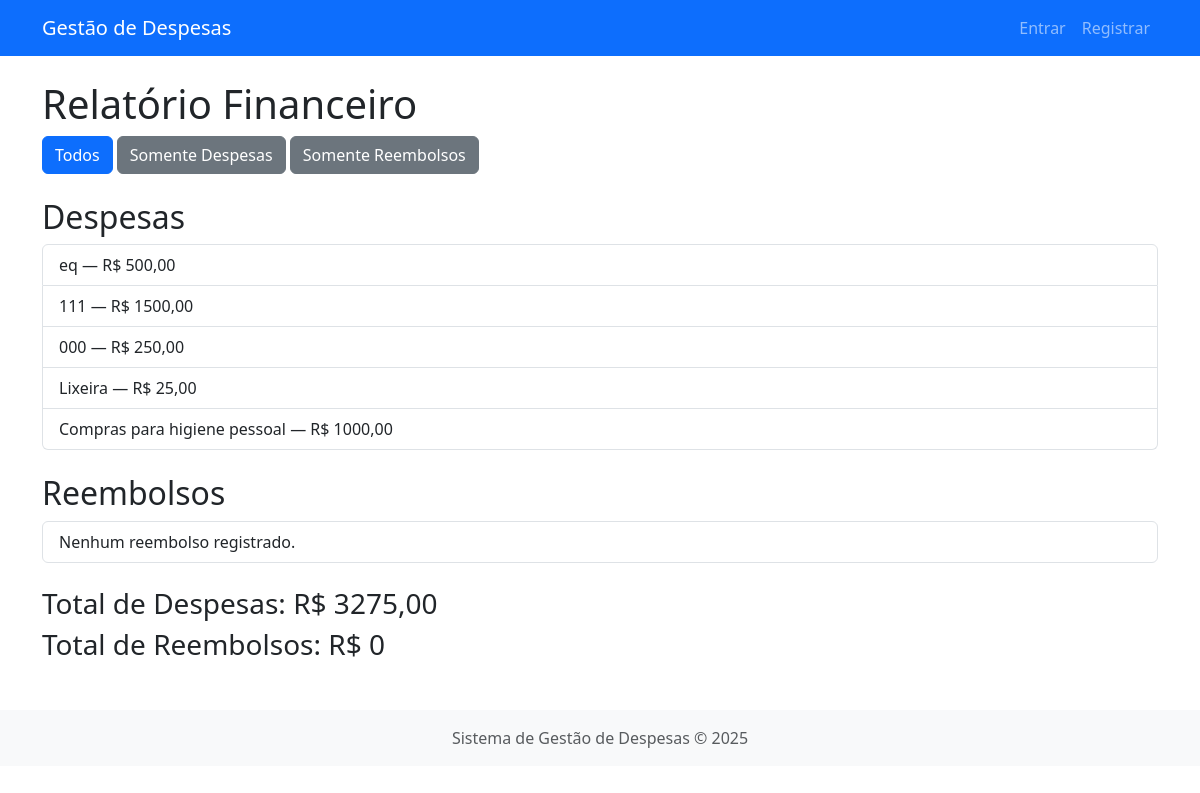
Before: /relatorios/gerar/ with the older database file.
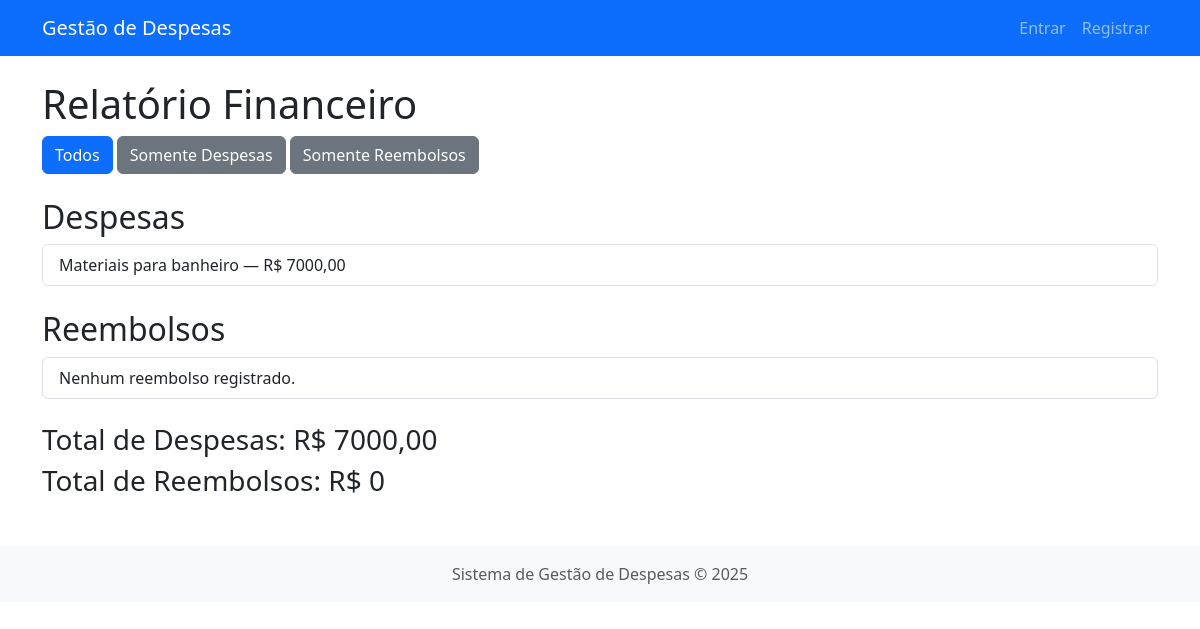
After: the same page with the newer database file.
### despesas/models.py (models this page shows, shortened)
class Despesa(models.Model):
    STATUS_CHOICES = [
        ('RASCUNHO', 'Rascunho'),
        ('ENVIADA', 'Enviada para aprovação'),
        ('APROVADA', 'Aprovada'),
        ('NEGADA', 'Negada'),
        ('PAGA', 'Reembolso realizado'),
    ]
    funcionario = models.ForeignKey(Funcionario, on_delete=models.CASCADE, related_name='despesas')
    categoria = models.ForeignKey(CategoriasDespesa, on_delete=models.PROTECT, related_name='despesas')
    descricao = models.TextField()
    valor = models.DecimalField(max_digits=10, decimal_places=2, validators=[MinValueValidator(0.01)])
    data_despesa = models.DateField()
    comprovante = models.FileField(upload_to='comprovantes/', blank=True, null=True)
    data_criacao = models.DateTimeField(auto_now_add=True)
    data_atualizacao = models.DateTimeField(auto_now=True)
    status = models.CharField(max_length=20, choices=STATUS_CHOICES, default='RASCUNHO')
    codigo = models.UUIDField(default=uuid.uuid4, editable=False, unique=True)
    class Meta:
        verbose_name = 'Despesa'
        verbose_name_plural = 'Despesas'
        ordering = ['-data_criacao']

### despesas/views.py (the view)
# urls.py: path('relatorios/gerar/', views.relatorio_gerar, name='relatorio_gerar'),
def relatorio_gerar(request):
    filtro = request.GET.get('filtro', 'todos')  # pega o filtro enviado
    despesas = []
    reembolsos = []
    if filtro in ['todos', 'despesas']:
        despesas = Despesa.objects.all()
    if filtro in ['todos', 'reembolsos']:
        reembolsos = Reembolso.objects.all()
    total_despesas = sum(d.valor for d in despesas)
    total_reembolsos = sum(r.valor for r in reembolsos)
    context = {
        'despesas': despesas,
        'reembolsos': reembolsos,
        'total_despesas': total_despesas,
        'total_reembolsos': total_reembolsos,
        'filtro': filtro,
    }
    return render(request, 'despesas/relatorio_gerar.html', context)

### despesas/templates/despesas/relatorio_gerar.html (shortened to what this page needs)
{% extends 'despesas/base.html' %}
{% block content %}
<h1>Relatório Financeiro</h1>
<div class="mb-4">
    <a href="?filtro=todos" class="btn btn-primary">Todos</a>
    <a href="?filtro=despesas" class="btn btn-secondary">Somente Despesas</a>
    <a href="?filtro=reembolsos" class="btn btn-secondary">Somente Reembolsos</a>
</div>
{% if filtro == "todos" or filtro == "despesas" %}
<h2>Despesas</h2>
<ul class="list-group mb-4">
    {% for despesa in despesas %}
    <li class="list-group-item">
        {{ despesa.descricao }} — R$ {{ despesa.valor }}
    </li>
    {% empty %}
    <li class="list-group-item">Nenhuma despesa registrada.</li>
    {% endfor %}
</ul>
{% endif %}
{% if filtro == "todos" or filtro == "reembolsos" %}
<h2>Reembolsos</h2>
<ul class="list-group mb-4">
    {% for reembolso in reembolsos %}
    <li class="list-group-item">
        {{ reembolso.descricao }} — R$ {{ reembolso.valor }}
    </li>
    {% empty %}
    <li class="list-group-item">Nenhum reembolso registrado.</li>
    {% endfor %}
</ul>
{% endif %}
<h3>Total de Despesas: R$ {{ total_despesas }}</h3>
<h3>Total de Reembolsos: R$ {{ total_reembolsos }}</h3>
{% endblock %}

Changed rows visible on the page:
removed Despesa: descricao "eq", valor "500,00"
removed Despesa: descricao "111", valor "1500,00"
removed Despesa: descricao "000", valor "250,00"
removed Despesa: descricao "Lixeira", valor "25,00"
changed Despesa: descricao "Compras para higiene pessoal" → "Materiais para banheiro"; valor "1000,00" → "7000,00"
Other visible differences:
{{ total_despesas }}: "3275,00" → "7000,00"
